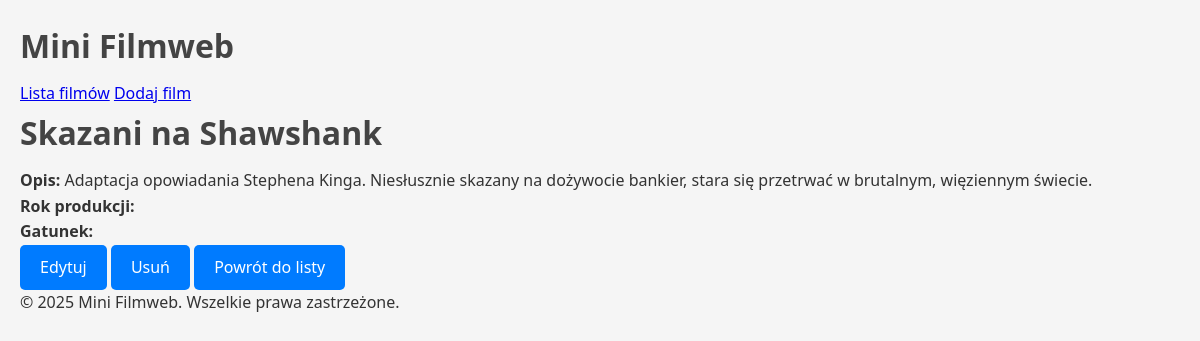
/movie/3/, run on the app's committed database.
### mini_filmweb/models.py (models this page shows, shortened)
class Movie(models.Model):
    title = models.CharField(max_length=200, verbose_name="Tytuł")
    description = models.TextField(verbose_name="Opis")
    release_year = models.PositiveIntegerField(verbose_name="Rok wydania")  # Użyłem PositiveIntegerField, aby uniknąć ujemnych lat
    director = models.ForeignKey(Director, on_delete=models.CASCADE, related_name='movies', verbose_name="Reżyser")
    genres = models.ManyToManyField('Genre', related_name='movies', verbose_name="Gatunki", blank=True)  # Dodano blank=True

### mini_filmweb/views.py (the view)
# urls.py: path('movie/<int:pk>/', MovieDetailView.as_view(), name='movie_detail'),
class MovieDetailView(DetailView):
    model = Movie
    template_name = 'movies/movie_detail.html'
    context_object_name = 'movie'

### mini_filmweb/templates/movies/movie_detail.html
{% extends 'movies/base.html' %}
{% load static %}
{% block content %}
<div class="movie-detail">
    <h1>{{ movie.title }}</h1>
    <p><strong>Opis:</strong> {{ movie.description }}</p>
    <p><strong>Rok produkcji:</strong> {{ movie.year }}</p>
    <p><strong>Gatunek:</strong> {{ movie.genre }}</p>
    <div class="buttons">
        <a href="{% url 'mini_filmweb:movie_edit' movie.id %}" class="button">Edytuj</a>
        <a href="{% url 'mini_filmweb:movie_delete' movie.id %}" class="button delete">Usuń</a>
        <a href="{% url 'mini_filmweb:movie_list' %}" class="button">Powrót do listy</a>
    </div>
</div>
{% endblock %}

### mini_filmweb/static/css/style.css (style rules this page uses)
* { margin: 0; padding: 0; box-sizing: border-box; }
body { font-family: 'Segoe UI', Tahoma, Geneva, Verdana, sans-serif; background-color: #f5f5f5; color: #333; line-height: 1.6; padding: 20px; }
h1, h2, h3 { color: #444; margin-bottom: 10px; }
.button { display: inline-block; padding: 10px 20px; background-color: #007BFF; color: #fff; text-decoration: none; border-radius: 5px; transition: background-color 0.3s ease; }

### data on the page
Movie: title "Skazani na Shawshank", description "Adaptacja opowiadania Stephena Kinga. Niesłusznie skazany na dożywocie bankier, stara się przetrwać w brutalnym, więziennym świecie."
